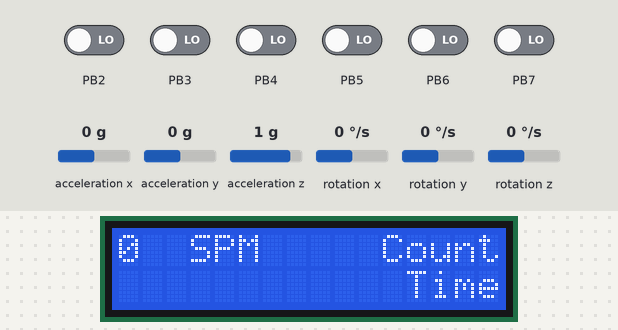
The program below on a simulated ATmega32, built with avr-gcc and emulated at 8 MHz. Parts: 16×2 character LCD. Wiring (inferred from the names in the program): MPU-6050 motion sensor at I2C address 0x68. Wiring (inferred from the signals the program sends): character LCD (HD44780): RS PB1; E PB0; data PA0, PA1, PA2, PA3, PA4, PA5, PA6, PA7. The inputs (shaded band) are chosen by the test bench; at power-on: PB2–7 LOW, acceleration x 0 g, acceleration y 0 g, acceleration z 1 g, rotation x 0 °/s, rotation y 0 °/s, rotation z 0 °/s.

Above: at 1.2 s.
1.3 s: PB2 driven HIGH
At 2.4 s:
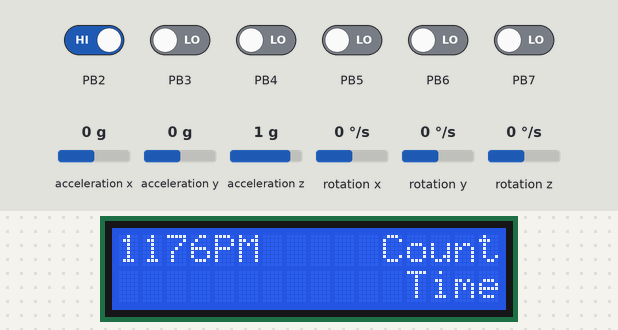
At 4.8 s:
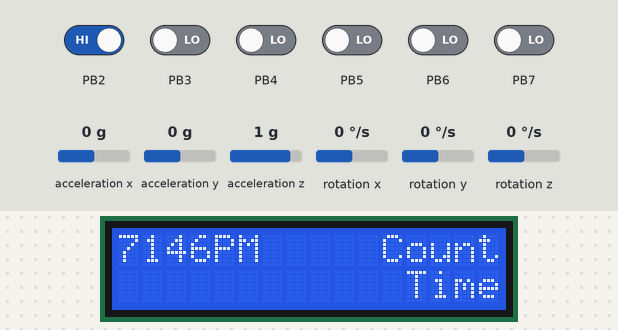
Timing chart, 0 to 6.3 s (numbered marks = the images above; inputs shaded):
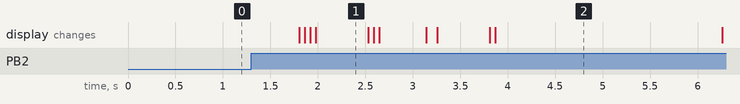

The program:

main.c
```c
#define F_CPU 8000000UL
#include <util/delay.h>
#include <avr/interrupt.h>

#include "REGISTER/REGISTER.h"
#include "Stopwatch/Stopwatch.h"
#include "DIO/DIO.h"
#include "LCD16x2/LCD.h"
#include "FT232RL/FT232RL.h"
#include "MPU6050/MPU6050.h"

#define sw_mode_on 1
#define sw_mode_off 0
#define sw_mode_pause 2

volatile uint16_t t_microseconds = 0;
volatile uint16_t t_milliseconds = 0;
volatile uint8_t t_seconds = 0;
volatile uint8_t t_minutes = 0;
volatile uint8_t t_hours = 0;

int main(void){

	uint8_t button_prev_status = 0, button_curr_status = 0;
	uint8_t sw_curr_mode = 0, sw_lasts_mode = 0;
	uint8_t hours = 0, minutes = 0, seconds = 0;
	uint16_t milliseconds = 0, microseconds = 0 ;
	uint8_t prev_hours = 0, prev_minutes = 0, prev_seconds = 0;
	uint16_t prev_milliseconds = 0, prev_microseconds = 0;
	uint8_t last_press_hours = 0, last_press_minutes = 0, last_press_seconds = 0;
	uint16_t last_press_milliseconds = 0, last_press_microseconds = 0;
	uint8_t prev_press_h = 0, prev_press_m = 0, prev_press_s = 0;
	uint16_t prev_press_ms = 0, prev_press_us = 0;
	uint8_t curr_press_h = 0, curr_press_m = 0, curr_press_s = 0;
	uint16_t curr_press_ms = 0, curr_press_us = 0;
	uint8_t first_press = 1;
	uint16_t count=0;
	int16_t ax = 0, ay = 0, az = 0;
	int16_t gx = 0, gy = 0, gz = 0;
	float pitch = 0, roll = 0;
	float SPM = 0;

	Stopwatch_Init();
	lcd_init();
	FT232_init();
	MPU6050_Init();

    while (1){

		DIO_read(2,PORT_B,&button_curr_status);

		/******************** Stopwatch Start, Calculate SPM and count *************************/

		if (button_curr_status==1 && button_prev_status==0){
			MPU6050_Read_Accel(&ax, &ay, &az);
			MPU6050_Read_Gyro(&gx, &gy, &gz);
			MPU6050_Calculate_Angles(&pitch, &roll);
			sw_curr_mode = sw_mode_on;

			static uint8_t half_stroke = 0;   // 0 = catch, 1 = recovery

			if (half_stroke == 0) {   // count only on first press
				count++;
				if (count == 1) {
					Stopwatch_Reset();
					Stopwatch_Start();
				}

				// Record stroke timestamp
				Stopwatch_GetTime(&curr_press_h, &curr_press_m, &curr_press_s, &curr_press_ms, &curr_press_us);

				if (!first_press) {
					uint32_t t1_ms = (uint32_t)prev_press_h * 3600000UL + (uint32_t)prev_press_m * 60000UL + (uint32_t)prev_press_s * 1000UL + prev_press_ms;
					uint32_t t2_ms = (uint32_t)curr_press_h * 3600000UL + (uint32_t)curr_press_m * 60000UL + (uint32_t)curr_press_s * 1000UL + curr_press_ms;

					uint32_t delta_ms = (t2_ms >= t1_ms) ? (t2_ms - t1_ms) : (86400000UL + t2_ms - t1_ms);

					if (delta_ms > 0) {
						SPM = 60000.0 / delta_ms;  // strokes/min
					}
				}

				// Save for next stroke comparison
				prev_press_h = curr_press_h;
				prev_press_m = curr_press_m;
				prev_press_s = curr_press_s;
				prev_press_ms = curr_press_ms;
				first_press = 0;

				// Save last stroke time for 15s inactivity check
				last_press_hours = curr_press_h;
				last_press_minutes = curr_press_m;
				last_press_seconds = curr_press_s;
				last_press_milliseconds = curr_press_ms;
			}

			half_stroke ^= 1;  // toggle each press
		}

		/*********************** Wait 15 sec to close SPM and Stopwatch ********************/\

		if (sw_curr_mode == sw_mode_on ) {
			if (sw_lasts_mode == sw_mode_pause){
				Stopwatch_Reset();
			}
			uint8_t curr_hours_t, curr_minutes_t, curr_seconds_t;
			uint16_t curr_milliseconds_t, curr_microsecond;
			Stopwatch_GetTime(&curr_hours_t, &curr_minutes_t, &curr_seconds_t, &curr_milliseconds_t, &curr_microsecond);

			uint32_t t_now = (uint32_t)curr_hours_t * 3600000UL + (uint32_t)curr_minutes_t * 60000UL + (uint32_t)curr_seconds_t * 1000UL + curr_milliseconds_t;
			uint32_t t_last = (uint32_t)last_press_hours * 3600000UL + (uint32_t)last_press_minutes * 60000UL + (uint32_t)last_press_seconds * 1000UL + last_press_milliseconds;

			uint32_t elapsed_ms = (t_now >= t_last) ? (t_now - t_last) : (86400000UL + t_now - t_last); // Handle day wrap-around

			if (elapsed_ms >= 15000) {
				sw_curr_mode = sw_mode_pause;
				Stopwatch_Reset();
				count=0;
				curr_press_h = 0, curr_press_m = 0, curr_press_s = 0, curr_press_ms = 0;
				prev_press_h = 0, prev_press_m = 0, prev_press_s = 0, prev_press_ms = 0;
				last_press_hours = 0, last_press_minutes = 0, last_press_seconds = 0, last_press_milliseconds = 0;
			}
		}

		lcd_print_float_line1(SPM);  // Print SPM
    }
	/********************** Stopwatch Mode *****************************/

	switch(sw_curr_mode){
		case sw_mode_on:
		Stopwatch_GetTime(&hours, &minutes, &seconds, &milliseconds, &microseconds);
		lcd_print_time_line2_centered(hours,minutes,seconds);
		FT232_sendData(hours, minutes, seconds, milliseconds, microseconds, SPM, ax, ay, az, gx, gy, gz, count);
		break;
		case sw_mode_pause:
		Stopwatch_GetTime(&hours,&minutes,&seconds,&milliseconds, &microseconds);
		lcd_print_time_line2_centered(hours,minutes,seconds);
		break;
		case sw_mode_off:
		lcd_print_time_line2_centered(0,0,0);
		break;
	}
	lcd_print_count_line1_last9(count);
	sw_lasts_mode=sw_curr_mode;
	button_prev_status = button_curr_status;
}
```

FT232RL.c
```c
#include <stdio.h>
#include "FT232RL.h"
#include "../UART/UART.h"

static char tx_buffer[128];

void FT232_init(void) {
	UART_init();
}

void FT232_sendData(
uint8_t h, uint8_t m, uint8_t s, uint16_t ms, uint16_t micros,
uint16_t spm,
int16_t ax, int16_t ay, int16_t az,
int16_t gx, int16_t gy, int16_t gz,
uint16_t count
) {
	snprintf(tx_buffer, sizeof(tx_buffer),
	"time=%02u:%02u:%02u.%03u.%03u, "
	"spm=%u, "
	"ax=%d, ay=%d, az=%d, "
	"gx=%d, gy=%d, gz=%d, "
	"count=%u\r\n",
	h, m, s, ms, micros,
	spm,
	ax, ay, az,
	gx, gy, gz,
	count
	);

	UART_sendString(tx_buffer);
}
```

FT232RL.h
```c
#ifndef FT232RL_H_
#define FT232RL_H_

void FT232_init(void);
void FT232_sendData(
uint8_t h, uint8_t m, uint8_t s, uint16_t ms, uint16_t micros,
uint16_t spm,
int16_t ax, int16_t ay, int16_t az,
int16_t gx, int16_t gy, int16_t gz,
uint16_t count
);

#endif /* FT232RL_H_ */
```

I2C.c
```c
#include "../I2C/I2C.h"

void I2C_init(void){ //This function prepares your microcontroller to act as an I2C Master
	TWSR = 0x00; //Set prescaler to 1 for I2C clock
	TWBR = ((F_CPU / SCL_CLOCK) - 16) / 2; //Set I2C bit rate
	TWCR = (1 << TWEN); //Enable the I2C peripheral
}

void I2C_start(void){ //Its purpose is to send a START condition on the I2C bus, which signals the beginning of communication with an I2C slave
	/*
		Sets the TWI Control Register (TWCR) bits:
			TWSTA (TWI START Condition Bit):
			Tells the I2C hardware to send a START condition on the bus.
			TWEN (TWI Enable Bit):
			Enables the I2C hardware
			TWINT (TWI Interrupt Flag
			Writing a 1 clears the flag and starts the operation (START condition in this case
		This combination initiates a START condition on the I2C bus.
	*/
	TWCR = (1 << TWSTA) | (1 << TWEN) | (1 << TWINT);
	while (!(TWCR & (1 << TWINT))); //Waits until the START condition has been sent
}

void I2C_write(uint8_t data){ //It is used to send a byte (either a slave address or data) via I2C
	TWDR = data;
	/*
		Starts the transmission:
			TWEN: Enables the I2C hardware.
			TWINT: Clears the interrupt flag to begin the transmission.
		Once this line is executed, the hardware begins sending the byte in TWDR over the I2C bus.
	*/
	TWCR = (1 << TWEN) | (1 << TWINT);
	while (!(TWCR & (1 << TWINT))); //Waits for the transmission to complete.
	//The TWINT flag is set by the hardware when the byte has been fully transmitted and the slave has acknowledged (or not).
}

uint8_t I2C_read_ack(void){ //It is used when you want to read a byte from the slave and tell it that you want more data by sending an ACK.
	TWCR = (1 << TWEN) | (1 << TWINT) | (1 << TWEA);
	while (!(TWCR & (1 << TWINT)));
	return TWDR;
}

uint8_t I2C_read_nack(void){ //It's used to read the final byte in a multi-byte read sequence.
	TWCR = (1 << TWEN) | (1 << TWINT);
	while (!(TWCR & (1 << TWINT)));
	return TWDR;
	/*
		Notice: TWEA is not set, which means:
			After receiving this byte, no ACK is sent.
			This is interpreted by the slave as: "Stop sending, this was the last byte."
	*/
}

void I2C_stop(void){ //It is called at the end of an I2C communication session.
	TWCR = (1 << TWSTO) | (1 << TWEN) | (1 << TWINT);
	/*
		You do not need to wait for TWINT after sending a STOP condition.
		The STOP condition is issued immediately, and the hardware automatically clears TWSTO once it s done.
	*/
}
```

I2C.h
```c
#ifndef I2C_H_
#define I2C_H_

#include "../REGISTER/REGISTER.h"

#include <util/twi.h>

#define F_CPU 8000000UL
#define SCL_CLOCK 100000UL

void I2C_init(void);
void I2C_start(void);
void I2C_write(uint8_t data);
uint8_t I2C_read_ack(void);
uint8_t I2C_read_nack(void);
void I2C_stop(void);


#endif /* I2C_H_ */
```

MPU6050.c
```c
#include "MPU6050 Register.h"
#include "MPU6050.h"
#include "../I2C/I2C.h"
#include "../REGISTER/REGISTER.h"

#include <math.h>

//static uint8_t MPU6050_Read_Register(uint8_t reg);
static void MPU6050_Read_Multi(uint8_t reg, uint8_t* data, uint8_t length);

void MPU6050_Init(void) {
	I2C_init();
	I2C_start();
	I2C_write((MPU6050_ADDR << 1) | 0);
	I2C_write(MPU6050_PWR_MGMT_1);
	I2C_write(0x00);
	I2C_stop();
}

void MPU6050_Read_Accel(int16_t* ax, int16_t* ay, int16_t* az) {
	uint8_t data[6];
	MPU6050_Read_Multi(MPU6050_ACCEL_XOUT_H, data, 6);

	*ax = (int16_t)(data[0] << 8 | data[1]);
	*ay = (int16_t)(data[2] << 8 | data[3]);
	*az = (int16_t)(data[4] << 8 | data[5]);
}

void MPU6050_Read_Gyro(int16_t* gx, int16_t* gy, int16_t* gz) {
	uint8_t data[6];
	MPU6050_Read_Multi(MPU6050_GYRO_XOUT_H, data, 6);

	*gx = (int16_t)(data[0] << 8 | data[1]);
	*gy = (int16_t)(data[2] << 8 | data[3]);
	*gz = (int16_t)(data[4] << 8 | data[5]);
}

void MPU6050_Calculate_Angles(float* pitch, float* roll) {
	int16_t ax_raw, ay_raw, az_raw;
	MPU6050_Read_Accel(&ax_raw, &ay_raw, &az_raw);

	float ax = ax_raw / 16384.0;
	float ay = ay_raw / 16384.0;
	float az = az_raw / 16384.0;

	*pitch = atan2(ax, sqrt(ay * ay + az * az)) * (180.0 / M_PI);
	*roll  = atan2(ay, sqrt(ax * ax + az * az)) * (180.0 / M_PI);
}

static void MPU6050_Read_Multi(uint8_t reg, uint8_t* data, uint8_t length) {
	I2C_start();
	I2C_write((MPU6050_ADDR << 1) | 0); // Write
	I2C_write(reg);
	I2C_stop();

	I2C_start();
	I2C_write((MPU6050_ADDR << 1) | 1); // Read

	for (uint8_t i = 0; i < length - 1; i++) {
		data[i] = I2C_read_ack();
	}
	data[length - 1] = I2C_read_nack();
	I2C_stop();
}
```

MPU6050.h
```c
#ifndef MPU6050_H_
#define MPU6050_H_

#include <stdint.h>

void MPU6050_Init(void);

// Accelerometer
void MPU6050_Read_Accel(int16_t* ax, int16_t* ay, int16_t* az);

// Gyroscope
void MPU6050_Read_Gyro(int16_t* gx, int16_t* gy, int16_t* gz);

/*
	Angel:
		1)pitch: rotation around X-axis
		2)roll: rotation around Y-axis
*/
void MPU6050_Calculate_Angles(float* pitch, float* roll);


#endif /* MPU6050_H_ */
```

Stopwatch.c
```c
#include "Stopwatch.h"
#include "../REGISTER/REGISTER.h"
#include <avr/interrupt.h>

static volatile uint8_t stopwatch_hours = 0;
static volatile uint8_t stopwatch_minutes = 0;
static volatile uint8_t stopwatch_seconds = 0;
static volatile uint16_t stopwatch_milliseconds = 0;
static volatile uint16_t stopwatch_microseconds = 0;

void Stopwatch_Init(void) {
	TCCR1A = 0;
	TCCR1B = 0;
	TCCR1B |= (1 << WGM12);
	OCR1A = 7;
	TIMSK |= (1 << OCIE1A);
}

void Stopwatch_Start(void) {
	TCCR1B |= (1 << CS10);
	sei();
}

void Stopwatch_Stop(void) {
	TCCR1B &= ~(1 << CS10);
}

void Stopwatch_Reset(void) {
	cli();
	stopwatch_hours = 0;
	stopwatch_minutes = 0;
	stopwatch_seconds = 0;
	stopwatch_milliseconds = 0;
	stopwatch_microseconds = 0;
	sei();
}

void Stopwatch_GetTime(uint8_t* h, uint8_t* m, uint8_t* s, uint16_t* ms, uint16_t* us) {
	cli();
	*h = stopwatch_hours;
	*m = stopwatch_minutes;
	*s = stopwatch_seconds;
	*ms = stopwatch_milliseconds;
	*us = stopwatch_microseconds;
	sei();
}

ISR(TIMER1_COMPA_vect) {
	stopwatch_microseconds++;

	if (stopwatch_microseconds >= 1000) {
		stopwatch_microseconds = 0;
		stopwatch_milliseconds++;

		if (stopwatch_milliseconds >= 1000) {
			stopwatch_milliseconds = 0;
			stopwatch_seconds++;

			if (stopwatch_seconds >= 60) {
				stopwatch_seconds = 0;
				stopwatch_minutes++;

				if (stopwatch_minutes >= 60) {
					stopwatch_minutes = 0;
					stopwatch_hours++;

					if (stopwatch_hours >= 24)
					stopwatch_hours = 0;
				}
			}
		}
	}
}
```

Stopwatch.h
```c
#ifndef STOPWATCH_H_
#define STOPWATCH_H_

#include <stdint.h>

void Stopwatch_Init(void);
void Stopwatch_Start(void);
void Stopwatch_Stop(void);
void Stopwatch_Reset(void);
void Stopwatch_GetTime(uint8_t* h, uint8_t* m, uint8_t* s, uint16_t* ms, uint16_t* us);

#endif /* STOPWATCH_H_ */
```

UART.c
```c
#include "UART.h"
/*
	This function sets up the UART peripheral for serial communication.
	It uses a predefined F_CPU (CPU clock frequency) and BAUD_RATE to set the correct baud rate.
*/
void UART_init(void){
	uint16_t ubrr_value = (F_CPU / (16UL * BAUD_RATE)) - 1; //This calculates the UBRR (USART Baud Rate Register) value using the formula from the datasheet:
	UBRRL = (uint8_t)ubrr_value; //Writes the lower 8 bits of ubrr_value to the USART Baud Rate Register Low (UBRRL).
	UBRRH = (uint8_t)(ubrr_value >> 8); //Writes the upper 8 bits of ubrr_value to the USART Baud Rate Register High (UBRRH).
	/*
		RXEN: The receiver, to allow receiving data over UART.
		TXEN: The transmitter, to allow sending data over UART.
	*/
	UCSRB = (1 << RXEN) | (1 << TXEN);
	/*
		Configures the USART Control and Status Register C (UCSRC):
		URSEL: Must be set to write to UCSRC instead of UBRRH (on ATmega32).
		UCSZ1 and UCSZ0: Set the frame format to 8-bit data.
		This combination (UCSZ1=1, UCSZ0=1) selects 8 data bits (most common setting).
	*/
	UCSRC = (1 << URSEL) | (1 << UCSZ1) | (1 << UCSZ0);
}

void UART_sendByte(uint8_t data){ //send 8-bit
	/*
		This waits until the UART Data Register is empty and ready to accept new data:
		UCSRA is the USART Control and Status Register A.
		UDRE (USART Data Register Empty) is a flag bit.
		UDRE = 1 means the previous data was already transmitted, and UDR is ready for a new byte.
		The loop blocks (waits) until UDRE becomes 1.
	*/
	while (!(UCSRA & (1 << UDRE)));
	/*
		Writes the byte to the USART Data Register (UDR).
		This starts the transmission of data over the TX (Transmit) line.
	*/
	UDR = data;
}

uint8_t UART_receiveByte(void){
	while (!(UCSRA & (1 << RXC))); //Waits until a byte is received via UART
	return UDR; //Returns the received byte to the caller
}

/*
	Declares a function that takes a pointer to a constant character array (const char* str).
	The string must be null-terminated (i.e., ends with '\0').
	Returns nothing (void).
*/

void UART_sendString(const char* str){
	while (*str){ //Loops until end of the string ('\0')
		UART_sendByte(*str++); //Sends each character one by one
	}
}

/*
	This function takes:
		buffer: a pointer to a character array where the received string will be stored.
		terminator: the character that signals the end of the string (e.g., newline '\n', hash '#', etc.).
	It does not return a value, but it modifies buffer to store the received string.
*/

void UART_receiveString(char* buffer, char terminator){
	uint8_t i = 0;
	char c;
	do {
		c = UART_receiveByte(); //Reads a character from UART
		buffer[i++] = c; //Stores it in the buffer
	} while (c != terminator); //Continues until the terminator is received
	buffer[i - 1] = '\0'; //Replaces the terminator with '\0' to end the string
}
// we can extend buffer length by maxlength to prevent overflow.
```

UART.h
```c
#ifndef UART_H_
#define UART_H_

#include "../REGISTER/REGISTER.h"

#define F_CPU 8000000UL
#define BAUD_RATE 9600

void UART_init(void);
void UART_sendByte(uint8_t data);
uint8_t UART_receiveByte(void);
void UART_sendString(const char* str);
void UART_receiveString(char* buffer, char terminator);

#endif /* UART_H_ */
```

LCD.c
```c
#include "LCD.h"

void lcd_init(){
	DDRA = 0xFF;
	DDRB |= (1 << 1);
	DDRB |= (1 << 0);
	lcd_cmd(0x38);
	lcd_cmd(0x0F);
	lcd_cmd(0x01);
	_delay_ms(2);
	lcd_cmd(0x83);
	lcd_print("SPM");
	lcd_cmd(0x8B);
	lcd_print("Count");
	lcd_cmd(0xCC);
	lcd_print("Time");
}

void lcd_cmd (unsigned char cmd){
	PORTB &= ~(1 << 1);  // RS = 0
	PORTA = cmd;
	PORTB |= (1 << 0);   // E = 1
	_delay_us(1);
	PORTB &= ~(1 << 0);  // E = 0
	_delay_ms(2);
}

void lcd_data (unsigned char data){
	PORTB |= (1 << 1);   // RS = 1
	PORTA = data;
	_delay_us(1);
	PORTB |= (1 << 0);   // E = 1
	PORTB &= ~(1 << 0);  // E = 0
	_delay_ms(2);
}
void lcd_data_t (unsigned char data){
	PORTB |= (1 << 1);   // RS = 1
	PORTA = data;
	_delay_us(1);
	PORTB |= (1 << 0);   // E = 1
	PORTB &= ~(1 << 0);  // E = 0
	_delay_us(40);
}

void lcd_print(char *p){
	while(*p){
		lcd_data(*p++);
	}
}

void lcd_print_float_line1(float number) {
	char buffer[10];
	int int_part = (int)number;
	lcd_cmd(0x0C);
	lcd_cmd(0x80);
	if (number < 0) {
		lcd_data('-');
		number = -number;
	}
	itoa(int_part, buffer, 10);
	lcd_print(buffer);
}

void lcd_print_time_line2_centered(uint8_t hours, uint8_t minutes, uint8_t seconds) {
	lcd_cmd(0xC3);
	lcd_data_t((hours / 10) + '0');
	lcd_data_t((hours % 10) + '0');
	lcd_data_t(':');
	lcd_data_t((minutes / 10) + '0');
	lcd_data_t((minutes % 10) + '0');
	lcd_data_t(':');
	lcd_data_t((seconds / 10) + '0');
	lcd_data_t((seconds % 10) + '0');
}

void lcd_print_count_line1_last9(uint16_t number) {
	char buffer[5];
	char padded[5] = "    ";

	itoa(number, buffer, 10);

	size_t len = strlen(buffer);
	memcpy(&padded[4 - len], buffer, len);

	lcd_cmd(0x87);
	for (uint8_t i = 0; i < 4; i++) {
		lcd_data(padded[i]);
	}
}
```

LCD.h
```c
#ifndef LCD_H_
#define LCD_H_

#define F_CPU 8000000UL

#include <util/delay.h>
#include <stdlib.h>
#include <string.h>

#include "../DIO/DIO.h"

void lcd_init ();
void lcd_cmd (unsigned char cmd);
void lcd_data (unsigned char data);
void lcd_print(char *p);
void lcd_print_float_line1(float number);
void lcd_print_time_line2_centered(uint8_t hours, uint8_t minutes, uint8_t seconds);
void lcd_print_count_line1_last9(uint16_t number);

#endif /* LCD_H_ */
```

DIO.h
```c
#ifndef DIO_H_
#define DIO_H_

#include "../REGISTER/REGISTER.h"

#define PORT_A 'A'
#define PORT_B 'B'
#define PORT_C 'C'
#define PORT_D 'D'
#define IN 0
#define OUT 1
#define LOW 0
#define HIGH 1

void DIO_init(uint8_t pinnumber, uint8_t portnumber,  uint8_t direction);
void DIO_write(uint8_t pinnumber, uint8_t portnumber,  uint8_t value);
void DIO_toggel(uint8_t pinnumber, uint8_t portnumber);
void DIO_read(uint8_t pinnumber, uint8_t portnumber,  uint8_t *value);

#endif /* DIO_H_ */
```

Source omitted: DIO.c (2132 bytes), MPU6050_Register.h (215 bytes), REGISTER.h (2085 bytes), Typedef.h (129 bytes)

Measured:
- after the input at 1.3 s, the display: first changes after 0.50 s (image 1 shows a later state)
- what the display in image 1 shows lasts 0.5 s, from 2.0 s to 2.5 s
